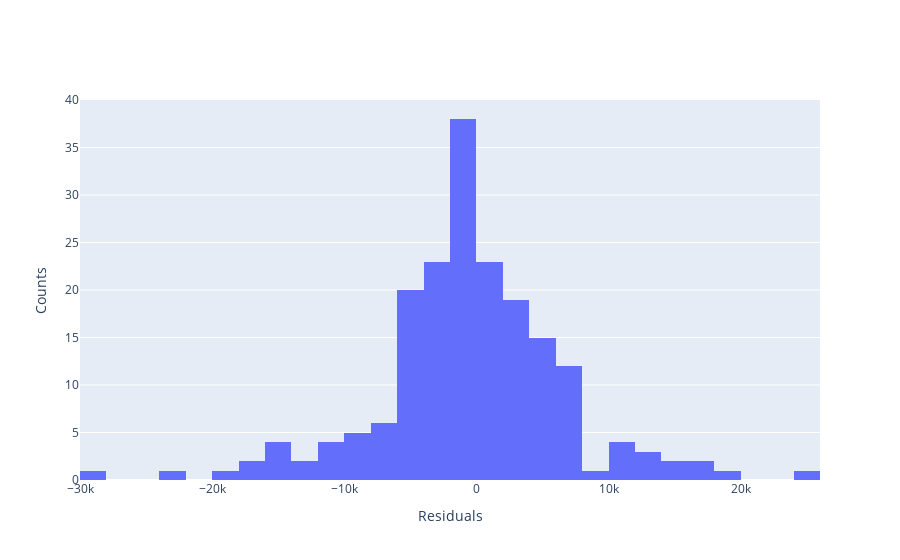

Here is the notebook cell this chart was saved with:
### Code cell
fig = go.Figure()
fig.add_trace(
    go.Histogram(
        x = y_test - predictions
    )
)
fig.update_layout(
    xaxis_title = "Residuals",
    yaxis_title = "Counts"
)
fig.show()

### Figure 1 — Plotly figure (JSON) as saved in the notebook; plotly's stock layout.template omitted (floating-point values rounded to 4 significant figures; data arrays with more than 128 entries replaced by an {"elided": "..."} marker saying what was removed)
{"data": [{"type": "histogram", "x": {"elided": "190 float values"}}], "layout": {"xaxis": {"title": {"text": "Residuals"}}, "yaxis": {"title": {"text": "Counts"}}}}
